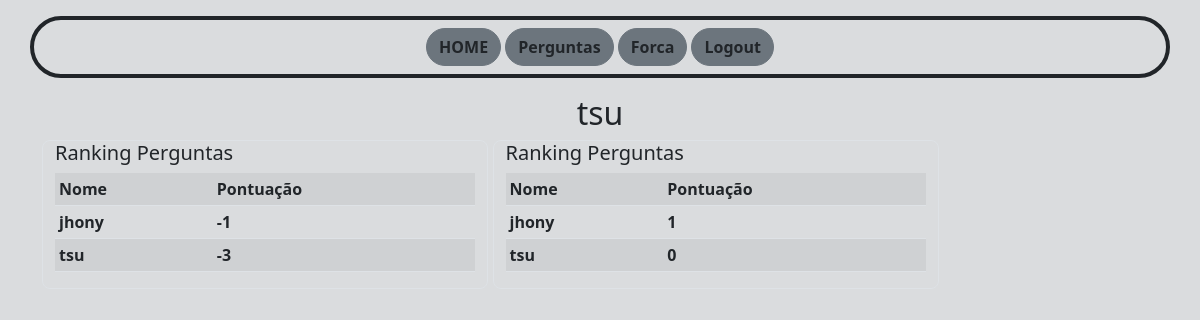
The app's page / (signed in) with its own data.
### apps/usuarios/models.py (models this page shows)
class Ranking(models.Model):
    user = models.OneToOneField(User, primary_key=User, related_name='Ranking' ,  on_delete=models.CASCADE)
    pontos_pergunta = models.IntegerField(default=0)
    pontos_forca = models.IntegerField(default=0)
    pontos_rpg = models.IntegerField(default=0)

### setup/views.py (the view)
# urls.py: path('', index, name='index'),
def index(request):
    ranking_pergunta = Ranking.objects.all().order_by('-pontos_pergunta')
    ranking_forca = Ranking.objects.all().order_by('-pontos_forca')
    contexto = {
        'ranking_pergunta':ranking_pergunta,
        'ranking_forca':ranking_forca,
    }
    return render(request, 'index.html', contexto)

### templates/index.html (shortened to what this page needs)
{% load static %}
<!DOCTYPE HTML>
    <html>
        <head>
            <link rel="stylesheet" href="{% static 'bootstrap.css' %}">
        </head>
        <body class="bg-secondary bg-opacity-25">
            <header class="text-center">
                <nav class="container mx-auto text-center border border-dark border-4 rounded-pill p-2 m-3">
                    <a class="btn btn-secondary text-dark fs-6 fw-bold rounded-pill" href="{% url 'index' %}">HOME</a>
                    <a class="btn btn-secondary text-dark fs-6 fw-bold text-dark rounded-pill" href="{% url 'perguntas' %}">Perguntas</a>
                    <a class="btn btn-secondary text-dark fs-6 fw-bold text-dark rounded-pill" href="{% url 'forca' %}">Forca</a>
                    {% if user.is_authenticated %}
                    <a class="btn btn-secondary text-dark fs-6 fw-bold text-dark rounded-pill" href="{% url 'logout' %}">Logout</a>
                    {% else %}
                    <a class="btn btn-secondary text-dark fs-6 fw-bold text-dark rounded-pill" href="{% url 'cadastro' %}">Cadastro</a>
                    <a class="btn btn-secondary text-dark fs-6 fw-bold text-dark rounded-pill" href="{% url 'login' %}">Login</a>
                    {% endif %}
                </nav>
                <h2>{{ user.username }}</h2>
            </header>
            <div class='container'>
            {% if ranking_pergunta %}
            <div class='container border rounded-3' style="width: 40%;display: inline-block;">
                <h5>Ranking Perguntas</h5>
                <table class="table table-sm table-striped table-hover">
                    <tr>
                        <th>Nome</th>
                        <th>Pontuação</th>
                    </tr>
                    {% for r in ranking_pergunta %}
                        <tr>
                            <th>{{ r.user }}</th>
                            <th>{{ r.pontos_pergunta }}</th>
                        </tr>
                    {% endfor %}
                </table>
            </div>
            {% endif %}
            {% if ranking_forca %}
            <div class='container border rounded-3' style="width: 40%;display: inline-block;">
                <h5>Ranking Perguntas</h5>
                <table class="table table-sm table-striped table-hover">
                    <tr>
                        <th>Nome</th>
                        <th>Pontuação</th>
                    </tr>
                    {% for r in ranking_forca %}
                        <tr>
                            <th>{{ r.user }}</th>
                            <th>{{ r.pontos_forca }}</th>
                        </tr>
                    {% endfor %}
                </table>
            </div>
            {% endif %}
            </div>
        </body>
</html>

### records on screen
Ranking: user "jhony", pontos_pergunta "-1", pontos_forca "1"
Ranking: user "tsu", pontos_pergunta "-3", pontos_forca "0"

### other values on screen
{{ user.username }} "tsu"
